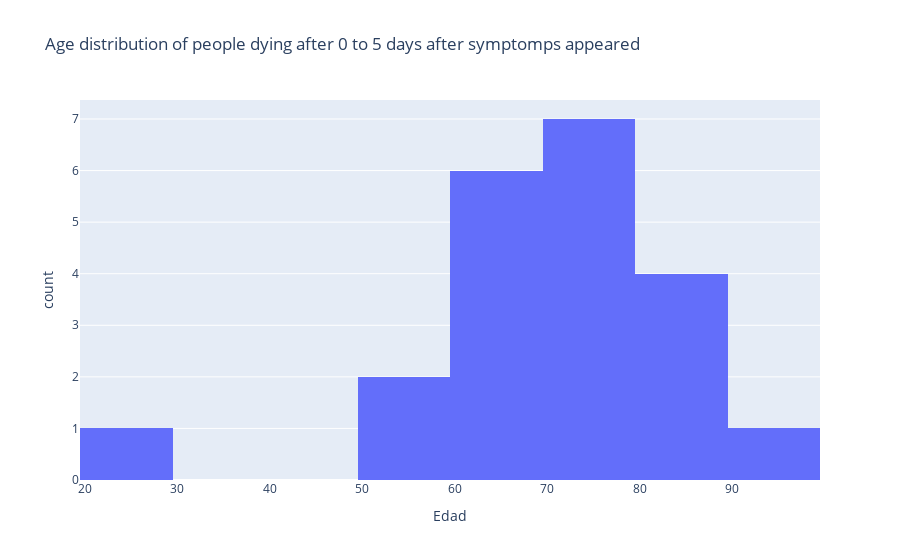

Notebook code cell kept with this figure:
### Markdown cell above
This histogram shows that the largest count of people dies within 15 to 19 after reporting symptomps, and there is a span of 0 to 6 weeks for death to come after symptomps appeared in Colombian population. It might be worthy to see the distribution of ages of the people dying within 0 and 5 days, as shown in the following histrogram.

### Code cell
fig = px.histogram(df[(df["Diferencia S_M (días)"] > 0) & (df["Diferencia S_M (días)"] < 5)], x="Edad", nbins=10, title = "Age distribution of people dying after 0 to 5 days after symptomps appeared")
fig.show()

### Figure 1 — Plotly figure (JSON) as saved in the notebook; plotly's stock layout.template omitted (floating-point values rounded to 4 significant figures)
{"data": [{"alignmentgroup": "True", "bingroup": "x", "hovertemplate": "Edad=%{x}<br>count=%{y}<extra></extra>", "legendgroup": "", "marker": {"color": "#636efa"}, "name": "", "nbinsx": 10, "offsetgroup": "", "orientation": "v", "showlegend": false, "type": "histogram", "x": ["64", "74", "64", "75", "70", "83", "58", "98", "80", "60", "72", "54", "77", "20", "65", "81", "60", "74", "69", "83", "78"], "xaxis": "x", "yaxis": "y"}], "layout": {"barmode": "relative", "legend": {"tracegroupgap": 0}, "title": {"text": "Age distribution of people dying after 0 to 5 days after symptomps appeared"}, "xaxis": {"anchor": "y", "domain": [0, 1], "title": {"text": "Edad"}}, "yaxis": {"anchor": "x", "domain": [0, 1], "title": {"text": "count"}}}}
